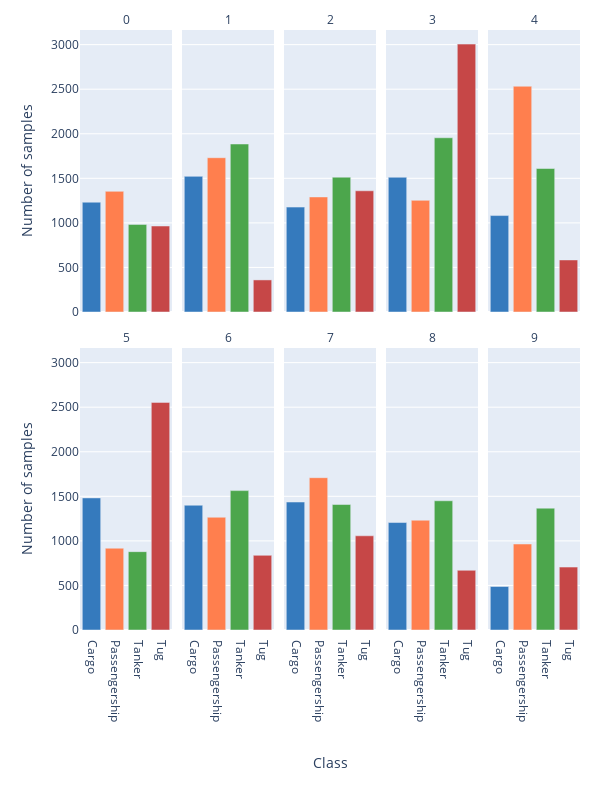

The code cell stored with this chart in its notebook:
### Code cell
bar = px.bar(counts_per_fold, 
    x="class",
    y="count", 
    color="class",
    facet_col="fold",  # Facet by the 'fold' column
    labels={"fold": "Fold", "count": "Number of samples", "class": "Class"},
    # title="Counts of samples across 10-fold split by class",
    color_discrete_map=custom_colors,
    facet_col_wrap=5,
    facet_row_spacing=0.06
)

bar.for_each_annotation(lambda a: a.update(text=a.text.split("=")[-1]))
bar.for_each_xaxis(lambda x: x.update({'title': ''}))
bar.for_each_xaxis(lambda x: x.update(tickangle=90, ticks="outside", tickcolor="white", ticklen=7))
bar.update_layout(
    showlegend=False,
    width=600,
    height=800,
    margin=dict(
        t=30,
        b=170,
        r=20,
    )
)
bar.add_annotation(
    showarrow=False,
    xanchor='center',
    xref='paper', 
    x=0.5, 
    yref='paper',
    y=-.24,
    text='Class',
    font=dict(size=14)
)

bar.write_image("10_folds_counts_facet.pdf")
bar.show()

### Figure 1 — Plotly figure (JSON) as saved in the notebook; plotly's stock layout.template omitted (floating-point values rounded to 4 significant figures)
{"data": [{"alignmentgroup": "True", "hovertemplate": "Class=%{x}<br>Fold=0<br>Number of samples=%{y}<extra></extra>", "legendgroup": "Cargo", "marker": {"color": "#357ABD", "pattern": {"shape": ""}}, "name": "Cargo", "offsetgroup": "Cargo", "orientation": "v", "showlegend": true, "textposition": "auto", "type": "bar", "x": ["Cargo"], "xaxis": "x6", "y": [1232], "yaxis": "y6"}, {"alignmentgroup": "True", "hovertemplate": "Class=%{x}<br>Fold=1<br>Number of samples=%{y}<extra></extra>", "legendgroup": "Cargo", "marker": {"color": "#357ABD", "pattern": {"shape": ""}}, "name": "Cargo", "offsetgroup": "Cargo", "orientation": "v", "showlegend": false, "textposition": "auto", "type": "bar", "x": ["Cargo"], "xaxis": "x7", "y": [1522], "yaxis": "y7"}, {"alignmentgroup": "True", "hovertemplate": "Class=%{x}<br>Fold=2<br>Number of samples=%{y}<extra></extra>", "legendgroup": "Cargo", "marker": {"color": "#357ABD", "pattern": {"shape": ""}}, "name": "Cargo", "offsetgroup": "Cargo", "orientation": "v", "showlegend": false, "textposition": "auto", "type": "bar", "x": ["Cargo"], "xaxis": "x8", "y": [1177], "yaxis": "y8"}, {"alignmentgroup": "True", "hovertemplate": "Class=%{x}<br>Fold=3<br>Number of samples=%{y}<extra></extra>", "legendgroup": "Cargo", "marker": {"color": "#357ABD", "pattern": {"shape": ""}}, "name": "Cargo", "offsetgroup": "Cargo", "orientation": "v", "showlegend": false, "textposition": "auto", "type": "bar", "x": ["Cargo"], "xaxis": "x9", "y": [1512], "yaxis": "y9"}, {"alignmentgroup": "True", "hovertemplate": "Class=%{x}<br>Fold=4<br>Number of samples=%{y}<extra></extra>", "legendgroup": "Cargo", "marker": {"color": "#357ABD", "pattern": {"shape": ""}}, "name": "Cargo", "offsetgroup": "Cargo", "orientation": "v", "showlegend": false, "textposition": "auto", "type": "bar", "x": ["Cargo"], "xaxis": "x10", "y": [1082], "yaxis": "y10"}, {"alignmentgroup": "True", "hovertemplate": "Class=%{x}<br>Fold=5<br>Number of samples=%{y}<extra></extra>", "legendgroup": "Cargo", "marker": {"color": "#357ABD", "pattern": {"shape": ""}}, "name": "Cargo", "offsetgroup": "Cargo", "orientation": "v", "showlegend": false, "textposition": "auto", "type": "bar", "x": ["Cargo"], "xaxis": "x", "y": [1482], "yaxis": "y"}, {"alignmentgroup": "True", "hovertemplate": "Class=%{x}<br>Fold=6<br>Number of samples=%{y}<extra></extra>", "legendgroup": "Cargo", "marker": {"color": "#357ABD", "pattern": {"shape": ""}}, "name": "Cargo", "offsetgroup": "Cargo", "orientation": "v", "showlegend": false, "textposition": "auto", "type": "bar", "x": ["Cargo"], "xaxis": "x2", "y": [1400], "yaxis": "y2"}, {"alignmentgroup": "True", "hovertemplate": "Class=%{x}<br>Fold=7<br>Number of samples=%{y}<extra></extra>", "legendgroup": "Cargo", "marker": {"color": "#357ABD", "pattern": {"shape": ""}}, "name": "Cargo", "offsetgroup": "Cargo", "orientation": "v", "showlegend": false, "textposition": "auto", "type": "bar", "x": ["Cargo"], "xaxis": "x3", "y": [1436], "yaxis": "y3"}, {"alignmentgroup": "True", "hovertemplate": "Class=%{x}<br>Fold=8<br>Number of samples=%{y}<extra></extra>", "legendgroup": "Cargo", "marker": {"color": "#357ABD", "pattern": {"shape": ""}}, "name": "Cargo", "offsetgroup": "Cargo", "orientation": "v", "showlegend": false, "textposition": "auto", "type": "bar", "x": ["Cargo"], "xaxis": "x4", "y": [1206], "yaxis": "y4"}, {"alignmentgroup": "True", "hovertemplate": "Class=%{x}<br>Fold=9<br>Number of samples=%{y}<extra></extra>", "legendgroup": "Cargo", "marker": {"color": "#357ABD", "pattern": {"shape": ""}}, "name": "Cargo", "offsetgroup": "Cargo", "orientation": "v", "showlegend": false, "textposition": "auto", "type": "bar", "x": ["Cargo"], "xaxis": "x5", "y": [488], "yaxis": "y5"}, {"alignmentgroup": "True", "hovertemplate": "Class=%{x}<br>Fold=0<br>Number of samples=%{y}<extra></extra>", "legendgroup": "Passengership", "marker": {"color": "#FF7F4E", "pattern": {"shape": ""}}, "name": "Passengership", "offsetgroup": "Passengership", "orientation": "v", "showlegend": true, "textposition": "auto", "type": "bar", "x": ["Passengership"], "xaxis": "x6", "y": [1354], "yaxis": "y6"}, {"alignmentgroup": "True", "hovertemplate": "Class=%{x}<br>Fold=1<br>Number of samples=%{y}<extra></extra>", "legendgroup": "Passengership", "marker": {"color": "#FF7F4E", "pattern": {"shape": ""}}, "name": "Passengership", "offsetgroup": "Passengership", "orientation": "v", "showlegend": false, "textposition": "auto", "type": "bar", "x": ["Passengership"], "xaxis": "x7", "y": [1731], "yaxis": "y7"}, {"alignmentgroup": "True", "hovertemplate": "Class=%{x}<br>Fold=2<br>Number of samples=%{y}<extra></extra>", "legendgroup": "Passengership", "marker": {"color": "#FF7F4E", "pattern": {"shape": ""}}, "name": "Passengership", "offsetgroup": "Passengership", "orientation": "v", "showlegend": false, "textposition": "auto", "type": "bar", "x": ["Passengership"], "xaxis": "x8", "y": [1291], "yaxis": "y8"}, {"alignmentgroup": "True", "hovertemplate": "Class=%{x}<br>Fold=3<br>Number of samples=%{y}<extra></extra>", "legendgroup": "Passengership", "marker": {"color": "#FF7F4E", "pattern": {"shape": ""}}, "name": "Passengership", "offsetgroup": "Passengership", "orientation": "v", "showlegend": false, "textposition": "auto", "type": "bar", "x": ["Passengership"], "xaxis": "x9", "y": [1253], "yaxis": "y9"}, {"alignmentgroup": "True", "hovertemplate": "Class=%{x}<br>Fold=4<br>Number of samples=%{y}<extra></extra>", "legendgroup": "Passengership", "marker": {"color": "#FF7F4E", "pattern": {"shape": ""}}, "name": "Passengership", "offsetgroup": "Passengership", "orientation": "v", "showlegend": false, "textposition": "auto", "type": "bar", "x": ["Passengership"], "xaxis": "x10", "y": [2533], "yaxis": "y10"}, {"alignmentgroup": "True", "hovertemplate": "Class=%{x}<br>Fold=5<br>Number of samples=%{y}<extra></extra>", "legendgroup": "Passengership", "marker": {"color": "#FF7F4E", "pattern": {"shape": ""}}, "name": "Passengership", "offsetgroup": "Passengership", "orientation": "v", "showlegend": false, "textposition": "auto", "type": "bar", "x": ["Passengership"], "xaxis": "x", "y": [918], "yaxis": "y"}, {"alignmentgroup": "True", "hovertemplate": "Class=%{x}<br>Fold=6<br>Number of samples=%{y}<extra></extra>", "legendgroup": "Passengership", "marker": {"color": "#FF7F4E", "pattern": {"shape": ""}}, "name": "Passengership", "offsetgroup": "Passengership", "orientation": "v", "showlegend": false, "textposition": "auto", "type": "bar", "x": ["Passengership"], "xaxis": "x2", "y": [1265], "yaxis": "y2"}, {"alignmentgroup": "True", "hovertemplate": "Class=%{x}<br>Fold=7<br>Number of samples=%{y}<extra></extra>", "legendgroup": "Passengership", "marker": {"color": "#FF7F4E", "pattern": {"shape": ""}}, "name": "Passengership", "offsetgroup": "Passengership", "orientation": "v", "showlegend": false, "textposition": "auto", "type": "bar", "x": ["Passengership"], "xaxis": "x3", "y": [1709], "yaxis": "y3"}, {"alignmentgroup": "True", "hovertemplate": "Class=%{x}<br>Fold=8<br>Number of samples=%{y}<extra></extra>", "legendgroup": "Passengership", "marker": {"color": "#FF7F4E", "pattern": {"shape": ""}}, "name": "Passengership", "offsetgroup": "Passengership", "orientation": "v", "showlegend": false, "textposition": "auto", "type": "bar", "x": ["Passengership"], "xaxis": "x4", "y": [1232], "yaxis": "y4"}, {"alignmentgroup": "True", "hovertemplate": "Class=%{x}<br>Fold=9<br>Number of samples=%{y}<extra></extra>", "legendgroup": "Passengership", "marker": {"color": "#FF7F4E", "pattern": {"shape": ""}}, "name": "Passengership", "offsetgroup": "Passengership", "orientation": "v", "showlegend": false, "textposition": "auto", "type": "bar", "x": ["Passengership"], "xaxis": "x5", "y": [965], "yaxis": "y5"}, {"alignmentgroup": "True", "hovertemplate": "Class=%{x}<br>Fold=0<br>Number of samples=%{y}<extra></extra>", "legendgroup": "Tanker", "marker": {"color": "#4CA64C", "pattern": {"shape": ""}}, "name": "Tanker", "offsetgroup": "Tanker", "orientation": "v", "showlegend": true, "textposition": "auto", "type": "bar", "x": ["Tanker"], "xaxis": "x6", "y": [983], "yaxis": "y6"}, {"alignmentgroup": "True", "hovertemplate": "Class=%{x}<br>Fold=1<br>Number of samples=%{y}<extra></extra>", "legendgroup": "Tanker", "marker": {"color": "#4CA64C", "pattern": {"shape": ""}}, "name": "Tanker", "offsetgroup": "Tanker", "orientation": "v", "showlegend": false, "textposition": "auto", "type": "bar", "x": ["Tanker"], "xaxis": "x7", "y": [1885], "yaxis": "y7"}, {"alignmentgroup": "True", "hovertemplate": "Class=%{x}<br>Fold=2<br>Number of samples=%{y}<extra></extra>", "legendgroup": "Tanker", "marker": {"color": "#4CA64C", "pattern": {"shape": ""}}, "name": "Tanker", "offsetgroup": "Tanker", "orientation": "v", "showlegend": false, "textposition": "auto", "type": "bar", "x": ["Tanker"], "xaxis": "x8", "y": [1513], "yaxis": "y8"}, {"alignmentgroup": "True", "hovertemplate": "Class=%{x}<br>Fold=3<br>Number of samples=%{y}<extra></extra>", "legendgroup": "Tanker", "marker": {"color": "#4CA64C", "pattern": {"shape": ""}}, "name": "Tanker", "offsetgroup": "Tanker", "orientation": "v", "showlegend": false, "textposition": "auto", "type": "bar", "x": ["Tanker"], "xaxis": "x9", "y": [1955], "yaxis": "y9"}, {"alignmentgroup": "True", "hovertemplate": "Class=%{x}<br>Fold=4<br>Number of samples=%{y}<extra></extra>", "legendgroup": "Tanker", "marker": {"color": "#4CA64C", "pattern": {"shape": ""}}, "name": "Tanker", "offsetgroup": "Tanker", "orientation": "v", "showlegend": false, "textposition": "auto", "type": "bar", "x": ["Tanker"], "xaxis": "x10", "y": [1610], "yaxis": "y10"}, {"alignmentgroup": "True", "hovertemplate": "Class=%{x}<br>Fold=5<br>Number of samples=%{y}<extra></extra>", "legendgroup": "Tanker", "marker": {"color": "#4CA64C", "pattern": {"shape": ""}}, "name": "Tanker", "offsetgroup": "Tanker", "orientation": "v", "showlegend": false, "textposition": "auto", "type": "bar", "x": ["Tanker"], "xaxis": "x", "y": [879], "yaxis": "y"}, {"alignmentgroup": "True", "hovertemplate": "Class=%{x}<br>Fold=6<br>Number of samples=%{y}<extra></extra>", "legendgroup": "Tanker", "marker": {"color": "#4CA64C", "pattern": {"shape": ""}}, "name": "Tanker", "offsetgroup": "Tanker", "orientation": "v", "showlegend": false, "textposition": "auto", "type": "bar", "x": ["Tanker"], "xaxis": "x2", "y": [1564], "yaxis": "y2"}, {"alignmentgroup": "True", "hovertemplate": "Class=%{x}<br>Fold=7<br>Number of samples=%{y}<extra></extra>", "legendgroup": "Tanker", "marker": {"color": "#4CA64C", "pattern": {"shape": ""}}, "name": "Tanker", "offsetgroup": "Tanker", "orientation": "v", "showlegend": false, "textposition": "auto", "type": "bar", "x": ["Tanker"], "xaxis": "x3", "y": [1408], "yaxis": "y3"}, {"alignmentgroup": "True", "hovertemplate": "Class=%{x}<br>Fold=8<br>Number of samples=%{y}<extra></extra>", "legendgroup": "Tanker", "marker": {"color": "#4CA64C", "pattern": {"shape": ""}}, "name": "Tanker", "offsetgroup": "Tanker", "orientation": "v", "showlegend": false, "textposition": "auto", "type": "bar", "x": ["Tanker"], "xaxis": "x4", "y": [1450], "yaxis": "y4"}, {"alignmentgroup": "True", "hovertemplate": "Class=%{x}<br>Fold=9<br>Number of samples=%{y}<extra></extra>", "legendgroup": "Tanker", "marker": {"color": "#4CA64C", "pattern": {"shape": ""}}, "name": "Tanker", "offsetgroup": "Tanker", "orientation": "v", "showlegend": false, "textposition": "auto", "type": "bar", "x": ["Tanker"], "xaxis": "x5", "y": [1367], "yaxis": "y5"}, {"alignmentgroup": "True", "hovertemplate": "Class=%{x}<br>Fold=0<br>Number of samples=%{y}<extra></extra>", "legendgroup": "Tug", "marker": {"color": "#C64747", "pattern": {"shape": ""}}, "name": "Tug", "offsetgroup": "Tug", "orientation": "v", "showlegend": true, "textposition": "auto", "type": "bar", "x": ["Tug"], "xaxis": "x6", "y": [965], "yaxis": "y6"}, {"alignmentgroup": "True", "hovertemplate": "Class=%{x}<br>Fold=1<br>Number of samples=%{y}<extra></extra>", "legendgroup": "Tug", "marker": {"color": "#C64747", "pattern": {"shape": ""}}, "name": "Tug", "offsetgroup": "Tug", "orientation": "v", "showlegend": false, "textposition": "auto", "type": "bar", "x": ["Tug"], "xaxis": "x7", "y": [360], "yaxis": "y7"}, {"alignmentgroup": "True", "hovertemplate": "Class=%{x}<br>Fold=2<br>Number of samples=%{y}<extra></extra>", "legendgroup": "Tug", "marker": {"color": "#C64747", "pattern": {"shape": ""}}, "name": "Tug", "offsetgroup": "Tug", "orientation": "v", "showlegend": false, "textposition": "auto", "type": "bar", "x": ["Tug"], "xaxis": "x8", "y": [1360], "yaxis": "y8"}, {"alignmentgroup": "True", "hovertemplate": "Class=%{x}<br>Fold=3<br>Number of samples=%{y}<extra></extra>", "legendgroup": "Tug", "marker": {"color": "#C64747", "pattern": {"shape": ""}}, "name": "Tug", "offsetgroup": "Tug", "orientation": "v", "showlegend": false, "textposition": "auto", "type": "bar", "x": ["Tug"], "xaxis": "x9", "y": [3006], "yaxis": "y9"}, {"alignmentgroup": "True", "hovertemplate": "Class=%{x}<br>Fold=4<br>Number of samples=%{y}<extra></extra>", "legendgroup": "Tug", "marker": {"color": "#C64747", "pattern": {"shape": ""}}, "name": "Tug", "offsetgroup": "Tug", "orientation": "v", "showlegend": false, "textposition": "auto", "type": "bar", "x": ["Tug"], "xaxis": "x10", "y": [584], "yaxis": "y10"}, {"alignmentgroup": "True", "hovertemplate": "Class=%{x}<br>Fold=5<br>Number of samples=%{y}<extra></extra>", "legendgroup": "Tug", "marker": {"color": "#C64747", "pattern": {"shape": ""}}, "name": "Tug", "offsetgroup": "Tug", "orientation": "v", "showlegend": false, "textposition": "auto", "type": "bar", "x": ["Tug"], "xaxis": "x", "y": [2554], "yaxis": "y"}, {"alignmentgroup": "True", "hovertemplate": "Class=%{x}<br>Fold=6<br>Number of samples=%{y}<extra></extra>", "legendgroup": "Tug", "marker": {"color": "#C64747", "pattern": {"shape": ""}}, "name": "Tug", "offsetgroup": "Tug", "orientation": "v", "showlegend": false, "textposition": "auto", "type": "bar", "x": ["Tug"], "xaxis": "x2", "y": [838], "yaxis": "y2"}, {"alignmentgroup": "True", "hovertemplate": "Class=%{x}<br>Fold=7<br>Number of samples=%{y}<extra></extra>", "legendgroup": "Tug", "marker": {"color": "#C64747", "pattern": {"shape": ""}}, "name": "Tug", "offsetgroup": "Tug", "orientation": "v", "showlegend": false, "textposition": "auto", "type": "bar", "x": ["Tug"], "xaxis": "x3", "y": [1057], "yaxis": "y3"}, {"alignmentgroup": "True", "hovertemplate": "Class=%{x}<br>Fold=8<br>Number of samples=%{y}<extra></extra>", "legendgroup": "Tug", "marker": {"color": "#C64747", "pattern": {"shape": ""}}, "name": "Tug", "offsetgroup": "Tug", "orientation": "v", "showlegend": false, "textposition": "auto", "type": "bar", "x": ["Tug"], "xaxis": "x4", "y": [670], "yaxis": "y4"}, {"alignmentgroup": "True", "hovertemplate": "Class=%{x}<br>Fold=9<br>Number of samples=%{y}<extra></extra>", "legendgroup": "Tug", "marker": {"color": "#C64747", "pattern": {"shape": ""}}, "name": "Tug", "offsetgroup": "Tug", "orientation": "v", "showlegend": false, "textposition": "auto", "type": "bar", "x": ["Tug"], "xaxis": "x5", "y": [706], "yaxis": "y5"}], "layout": {"annotations": [{"showarrow": false, "text": "5", "x": 0.092, "xanchor": "center", "xref": "paper", "y": 0.47, "yanchor": "bottom", "yref": "paper"}, {"showarrow": false, "text": "6", "x": 0.296, "xanchor": "center", "xref": "paper", "y": 0.47, "yanchor": "bottom", "yref": "paper"}, {"showarrow": false, "text": "7", "x": 0.5, "xanchor": "center", "xref": "paper", "y": 0.47, "yanchor": "bottom", "yref": "paper"}, {"showarrow": false, "text": "8", "x": 0.704, "xanchor": "center", "xref": "paper", "y": 0.47, "yanchor": "bottom", "yref": "paper"}, {"showarrow": false, "text": "9", "x": 0.908, "xanchor": "center", "xref": "paper", "y": 0.47, "yanchor": "bottom", "yref": "paper"}, {"showarrow": false, "text": "0", "x": 0.092, "xanchor": "center", "xref": "paper", "y": 1, "yanchor": "bottom", "yref": "paper"}, {"showarrow": false, "text": "1", "x": 0.296, "xanchor": "center", "xref": "paper", "y": 1, "yanchor": "bottom", "yref": "paper"}, {"showarrow": false, "text": "2", "x": 0.5, "xanchor": "center", "xref": "paper", "y": 1, "yanchor": "bottom", "yref": "paper"}, {"showarrow": false, "text": "3", "x": 0.704, "xanchor": "center", "xref": "paper", "y": 1, "yanchor": "bottom", "yref": "paper"}, {"showarrow": false, "text": "4", "x": 0.908, "xanchor": "center", "xref": "paper", "y": 1, "yanchor": "bottom", "yref": "paper"}, {"font": {"size": 14}, "showarrow": false, "text": "Class", "x": 0.5, "xanchor": "center", "xref": "paper", "y": -0.24, "yref": "paper"}], "barmode": "relative", "height": 800, "legend": {"title": {"text": "Class"}, "tracegroupgap": 0}, "margin": {"b": 170, "r": 20, "t": 30}, "showlegend": false, "width": 600, "xaxis": {"anchor": "y", "categoryarray": ["Cargo", "Passengership", "Tanker", "Tug"], "categoryorder": "array", "domain": [0, 0.184], "tickangle": 90, "tickcolor": "white", "ticklen": 7, "ticks": "outside", "title": {"text": ""}}, "xaxis10": {"anchor": "y10", "domain": [0.816, 1], "matches": "x", "showticklabels": false, "tickangle": 90, "tickcolor": "white", "ticklen": 7, "ticks": "outside", "title": {"text": ""}}, "xaxis2": {"anchor": "y2", "categoryarray": ["Cargo", "Passengership", "Tanker", "Tug"], "categoryorder": "array", "domain": [0.204, 0.388], "matches": "x", "tickangle": 90, "tickcolor": "white", "ticklen": 7, "ticks": "outside", "title": {"text": ""}}, "xaxis3": {"anchor": "y3", "categoryarray": ["Cargo", "Passengership", "Tanker", "Tug"], "categoryorder": "array", "domain": [0.408, 0.592], "matches": "x", "tickangle": 90, "tickcolor": "white", "ticklen": 7, "ticks": "outside", "title": {"text": ""}}, "xaxis4": {"anchor": "y4", "categoryarray": ["Cargo", "Passengership", "Tanker", "Tug"], "categoryorder": "array", "domain": [0.612, 0.796], "matches": "x", "tickangle": 90, "tickcolor": "white", "ticklen": 7, "ticks": "outside", "title": {"text": ""}}, "xaxis5": {"anchor": "y5", "categoryarray": ["Cargo", "Passengership", "Tanker", "Tug"], "categoryorder": "array", "domain": [0.816, 1], "matches": "x", "tickangle": 90, "tickcolor": "white", "ticklen": 7, "ticks": "outside", "title": {"text": ""}}, "xaxis6": {"anchor": "y6", "domain": [0, 0.184], "matches": "x", "showticklabels": false, "tickangle": 90, "tickcolor": "white", "ticklen": 7, "ticks": "outside", "title": {"text": ""}}, "xaxis7": {"anchor": "y7", "domain": [0.204, 0.388], "matches": "x", "showticklabels": false, "tickangle": 90, "tickcolor": "white", "ticklen": 7, "ticks": "outside", "title": {"text": ""}}, "xaxis8": {"anchor": "y8", "domain": [0.408, 0.592], "matches": "x", "showticklabels": false, "tickangle": 90, "tickcolor": "white", "ticklen": 7, "ticks": "outside", "title": {"text": ""}}, "xaxis9": {"anchor": "y9", "domain": [0.612, 0.796], "matches": "x", "showticklabels": false, "tickangle": 90, "tickcolor": "white", "ticklen": 7, "ticks": "outside", "title": {"text": ""}}, "yaxis": {"anchor": "x", "domain": [0, 0.47], "title": {"text": "Number of samples"}}, "yaxis10": {"anchor": "x10", "domain": [0.53, 1], "matches": "y", "showticklabels": false}, "yaxis2": {"anchor": "x2", "domain": [0, 0.47], "matches": "y", "showticklabels": false}, "yaxis3": {"anchor": "x3", "domain": [0, 0.47], "matches": "y", "showticklabels": false}, "yaxis4": {"anchor": "x4", "domain": [0, 0.47], "matches": "y", "showticklabels": false}, "yaxis5": {"anchor": "x5", "domain": [0, 0.47], "matches": "y", "showticklabels": false}, "yaxis6": {"anchor": "x6", "domain": [0.53, 1], "matches": "y", "title": {"text": "Number of samples"}}, "yaxis7": {"anchor": "x7", "domain": [0.53, 1], "matches": "y", "showticklabels": false}, "yaxis8": {"anchor": "x8", "domain": [0.53, 1], "matches": "y", "showticklabels": false}, "yaxis9": {"anchor": "x9", "domain": [0.53, 1], "matches": "y", "showticklabels": false}}}
